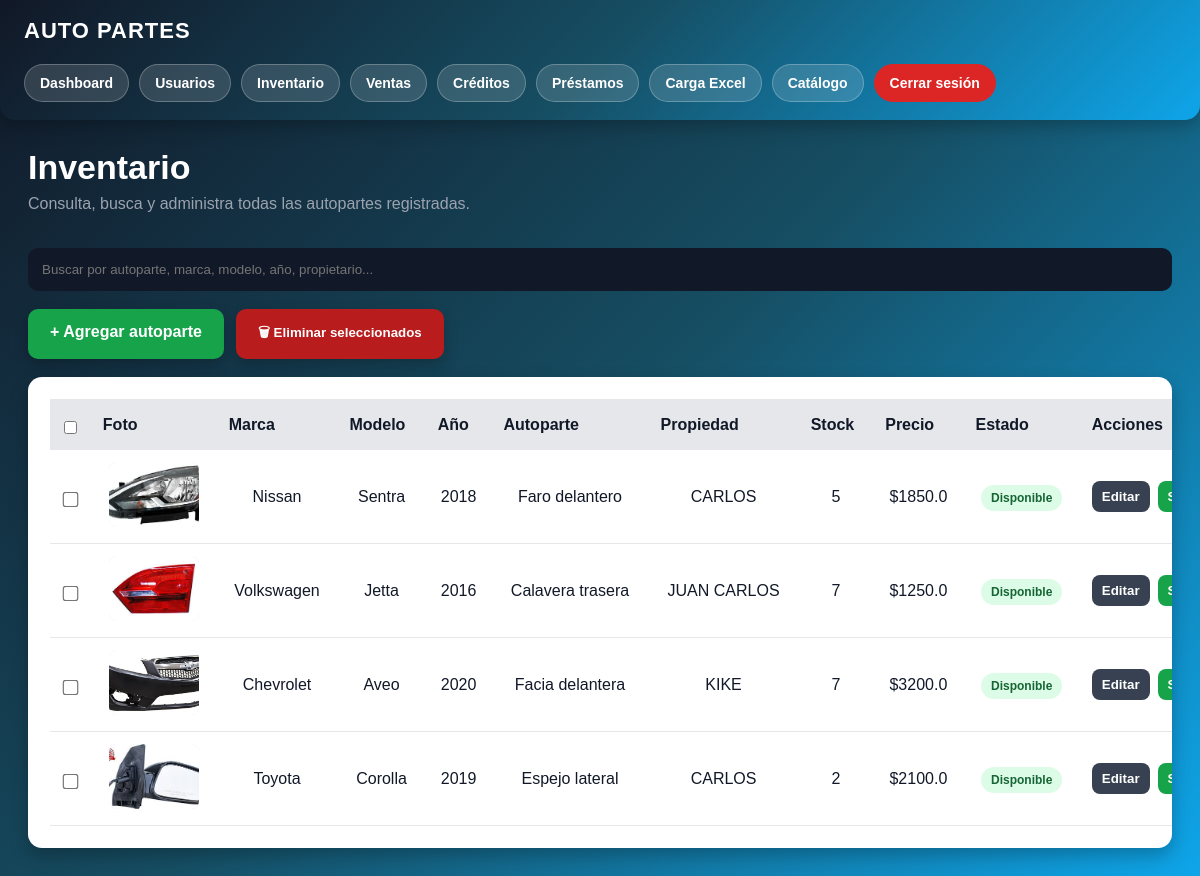
The app's page /inventario (signed in), older data.
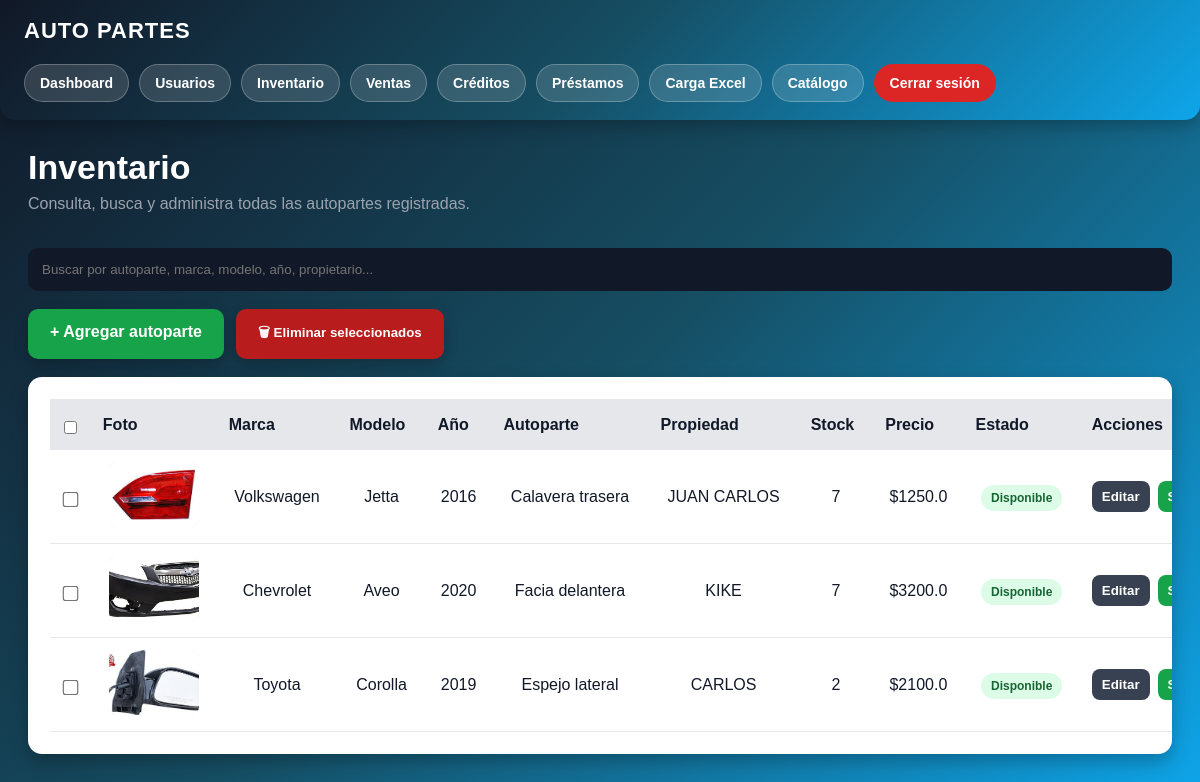
The same page, newer data.
### app.py (models this page shows)
class Producto(db.Model):
    id = db.Column(db.Integer, primary_key=True)
    marca = db.Column(db.String(100))
    modelo = db.Column(db.String(100))
    anio = db.Column(db.Integer)
    autoparte = db.Column(db.String(150))
    observaciones = db.Column(db.Text)
    transmision = db.Column(db.String(100))
    motor = db.Column(db.String(100))
    propiedad = db.Column(db.String(100))
    tipo = db.Column(db.String(100))
    lado = db.Column(db.String(50))
    origen = db.Column(db.String(100))
    costo_venta = db.Column(db.Float)
    stock = db.Column(db.Integer, default=1)
    foto = db.Column(db.String(300))
    link_ml = db.Column(db.String(500))
    estado = db.Column(db.String(50), default="disponible")
    vendido_a = db.Column(db.String(150))
    metodo_pago = db.Column(db.String(100))
    factura = db.Column(db.String(100))
    comentarios_venta = db.Column(db.Text)
    fecha_salida = db.Column(db.String(100))
    fecha_prestamo = db.Column(db.String(100))

### app.py (the view)
@app.route("/inventario")
def inventario():
    if not session.get("rol") in ["admin", "vendedor"]:
        return redirect("/login")
    productos = Producto.query.all()
    return render_template(
        "inventario.html",
        productos=productos
    )

### templates/inventario.html (shortened to what this page needs)
{% extends "layout.html" %}
{% block contenido %}
<div class="inventario-header">
    <h1>Inventario</h1>
    <p>Consulta, busca y administra todas las autopartes registradas.</p>
</div>
<input
    type="text"
    id="buscador"
    class="inventario-buscador"
    placeholder="Buscar por autoparte, marca, modelo, año, propietario..."
    onkeyup="buscarProducto()"
>
<form
    method="POST"
    action="/eliminar_masivo"
    onsubmit="return validarEliminacionMasiva()"
>
<div class="acciones-superiores">
    <a href="/admin" class="btn-agregar-producto">
        + Agregar autoparte
    </a>
    <button
        type="submit"
        class="btn-eliminar-masivo"
    >
        🗑 Eliminar seleccionados
    </button>
</div>
<div class="inventario-card">
    <table id="tablaInventario">
        <tr>
            <th>
                <input
                    type="checkbox"
                    id="checkTodos"
                >
            </th>
            <th>Foto</th>
            <th>Marca</th>
            <th>Modelo</th>
            <th>Año</th>
            <th>Autoparte</th>
            <th>Propiedad</th>
            <th>Stock</th>
            <th>Precio</th>
            <th>Estado</th>
            <th>Acciones</th>
        </tr>
        {% for producto in productos %}
        <tr>
            <td>
                <input
                    type="checkbox"
                    name="productos"
                    value="{{ producto.id }}"
                    class="checkbox-producto"
                >
            </td>
            <td>
                {% if producto.foto %}
                    <img
                        class="inventario-img"
                        src="{{ url_for('static', filename='uploads/' ~ producto.foto.split('|')[0]) }}"
                        alt="{{ producto.autoparte }}"
                    >
                {% else %}
                    <div class="sin-foto">Sin foto</div>
                {% endif %}
            </td>
            <td>{{ producto.marca or '-' }}</td>
            <td>{{ producto.modelo or '-' }}</td>
            <td>{{ producto.anio or '-' }}</td>
            <td>{{ producto.autoparte or '-' }}</td>
            <td>{{ producto.propiedad or '-' }}</td>
            <td>{{ producto.stock or 0 }}</td>
            <td>${{ producto.costo_venta or 0 }}</td>
            <td>
                {% if producto.stock > 0 %}
                    <span class="badge-disponible">Disponible</span>
                {% else %}
                    <span class="badge-agotado">Agotado</span>
                {% endif %}
            </td>
            <td>
                <div class="acciones-inventario">
                    <a href="/editar/{{ producto.id }}">
                        <button
                            type="button"
                            class="btn-mini btn-editar"
                        >
                            Editar
                        </button>
                    </a>
                    <a href="/stock/{{ producto.id }}">
                        <button
                            type="button"
                            class="btn-mini btn-sumar"
                        >
                        </button>
                    </a>
                </div>
            </td>
        </tr>
        {% endfor %}
    </table>
</div>
</form>
{% endblock %}

Row changes from the older to the newer data that the page shows:
removed Producto: shows a picture, marca "Nissan", modelo "Sentra", anio "2018", autoparte "Faro delantero", propiedad "CARLOS", stock "5", costo_venta "1850.0", shows "Disponible"
